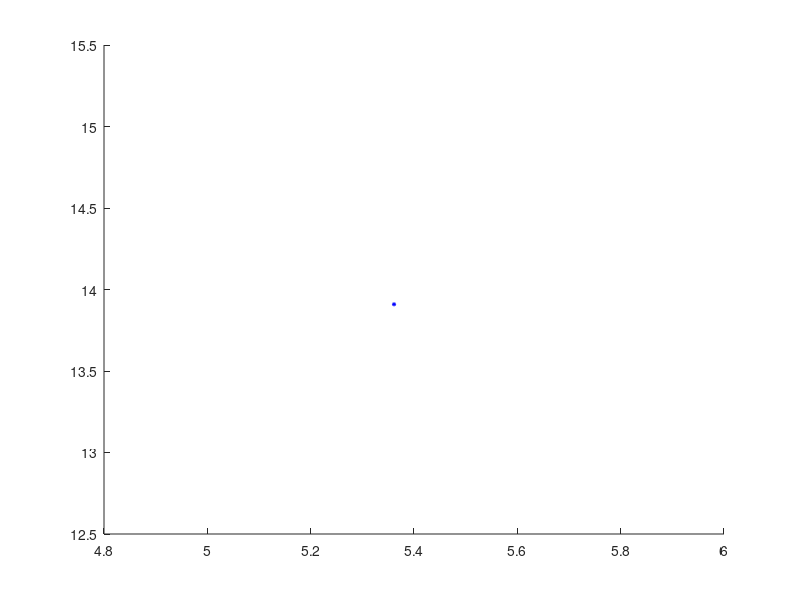

MATLAB code to generate this figure: (Note: this script raises an error after producing the figure.)
% Et paso aquest parell de funcions. Es una manera senzilla de calcular el 
% throughput d'una estació. Seguint el que et deia ahir, et queda crear la 
% xarxa, per cada estació calcular la distància entre l'AP i ella mateixa, 
% calcular la potència rebuda, escollir el MCS a fer servir, i finalment 
% treure el throughput que pot assolir cada estació. 

% tic; % timer
clear all; clc; hold on;
i = 1; % iterator
b = 15; h = 15; % base & height
AP = [b/2 h/2]; % central AP
nSTAs = 10; % number of stations
P_tx = 21; % transmitted power by AP in dBm

draw = 1; % 1 - to plot the room, 0 - to not plot.

lambda = 2.06;  % attenuation factor
L_o = 54.1200;  % path loss intercept
k = 5.25;       % attenuation of each wall
W = 0.1467;     % average number of traversed walls per meter

coordinates = zeros(nSTAs,2);  % initialize matrix coordinates 
distance = zeros(nSTAs,1);     % initialize array distance
P_rx = zeros(nSTAs,1);         % initialize array received power

while i <= nSTAs
    
    % random position generation of STAs
    j = 1;
    xSTA = rand*b; % x random position
    coordinates(i,j) = xSTA; 
    j = 2;
    while j == 2
        ySTA = rand*h; % y random position 
        coordinates(i,j) = ySTA;
        break;
    end
    if (draw == 1); plot(xSTA, ySTA, "*b", 'MarkerSize', 3); end % plots the STA
    
    distance(i) = distanceToAP(AP,coordinates(i,1),coordinates(i,2));
    P_rx(i) = STAPowerReceived(P_tx, distance(i), lambda, L_o, k, W); % received power
    fprintf("--------------- STA number %d ---------------\n\n", i);
    SingleSTA_throughput(P_rx(i));
    i = i+1;
end

distance = sort(distance,'ascend');
P_rx = sort(P_rx,'descend');

if (draw == 1); drawScenario(draw, b, h, P_rx, distance); end

% toc; % timer